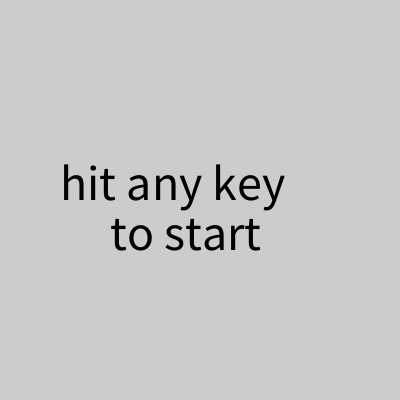
Frame 1 (no input)
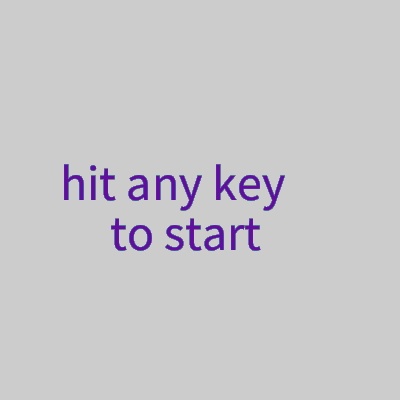
Frame 60 (the mouse pressed at the canvas centre just before this capture)
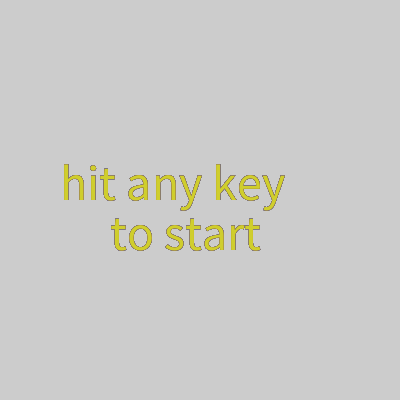
Frame 120 (the mouse held since frame 60 and released just before this capture)

The Processing sketch that drew these frames (run headless with seeded random() and noise(); from frame 60 on, the mouse is pressed at the canvas centre):

// Processing sketch: processing_72470
// ── processing_72470.pde

//Cole Pierce, CP1, mods 4-5
boolean ismoving=false;
boolean isstarting=true;
int a=0;
int b=40;
int c=0;
int d=40;
int e=0;
int f=40;
int g=0;
int h=40;
int i=0;
int j=40;
int k=0;
int l=0;
int m=0;
int n=0;
int o=0;
int p=0;

void setup()
{
  size(400, 400);
}
void draw()
{
  fill(l, m, n);
  textSize(50);
  text("hit any key ", 60, 200);
  text("to start", 110, 250);
  if (isstarting==true)
  {
    l=int(random(255));
    m=int(random(255));
    n=int(random(255));
  }
    
    if (ismoving==true)
    {
   
      a=a+int(random(-5, 5));
      b=b+int(random(-5, 5));
      c=c+int(random(-5, 5));
      d=d+int(random(-5, 5));
      e=e+int(random(-5, 5));
      f=f+int(random(-5, 5));
      g=g+int(random(-5, 5));
      h=h+int(random(-5, 5));
      i=i+int(random(-5, 5));
      j=j+int(random(-5, 5));
      k=k+int(random(-25, 25));
     
      o=int(random(20,150));
      fill(196-k, 20+k, 216-k);
      stroke(196-k, 20+k, 216-k);
      frameRate(o);
      smooth();
      background(0);
      ellipse(200+a, 200+b, 30, 30);
      fill(0);
      stroke(0);
      strokeWeight(3);
      ellipse(195+a, 200+b, 5, 5);
      ellipse(205+a, 200+b, 5, 5);
      line(195+a, 210+b, 205+a, 210+b);
      fill(196-k, 20+k, 216-k);
      stroke(196-k, 20+k, 216-k);
      line(200+a, 217+b, 200+a, 225+b);

      fill(255-k, 0+k, 0+k);
      stroke(255-k, 0+k, 0+k);
      ellipse(200+c, 200+d, 30, 30);
      fill(0);
      stroke(0);
      strokeWeight(3);
      ellipse(195+c, 200+d, 5, 5);
      ellipse(205+c, 200+d, 5, 5);
      line(195+c, 210+d, 205+c, 210+d);
      fill(255-k, 0+k, 0+k);
      stroke(255-k, 0+k, 0+k);
      line(200+c, 217+d, 200+c, 225+d);

      fill(0+k, 255-k, 0+k);
      stroke(0+k, 255-k, 0+k);
      ellipse(200+e, 200+f, 30, 30);
      fill(0);
      stroke(0);
      strokeWeight(3);
      ellipse(195+e, 200+f, 5, 5);
      ellipse(205+e, 200+f, 5, 5);
      line(195+e, 210+f, 205+e, 210+f);
      fill(0+k, 255-k, 0+k);
      stroke(0+k, 255-k, 0+k);
      line(200+e, 217+f, 200+e, 225+f);

      fill(0+k, 0+k, 255-k);
      stroke(0+k, 0+k, 255-k);
      ellipse(200+g, 200+h, 30, 30);
      fill(0);
      stroke(0);
      strokeWeight(3);
      ellipse(195+g, 200+h, 5, 5);
      ellipse(205+g, 200+h, 5, 5);
      line(195+g, 210+h, 205+g, 210+h);
      fill(0+k, 0+k, 255-k);
      stroke(0+k, 0+k, 255-k);
      line(200+g, 217+h, 200+g, 225+h);

      fill(216-k, 141-k, 20+k);
      stroke(216-k, 141-k, 20+k);
      ellipse(200+i, 200+j, 30, 30);
      fill(0);
      stroke(0);
      strokeWeight(3);
      ellipse(195+i, 200+j, 5, 5);
      ellipse(205+i, 200+j, 5, 5);
      line(195+i, 210+j, 205+i, 210+j);
      fill(216-k, 141-k, 20+k);
      stroke(216-k, 141-k, 20+k);
      line(200+i, 217+j, 200+i, 225+j);
    }
  }
  void keyPressed()
  {
    ismoving=!ismoving;
  }
